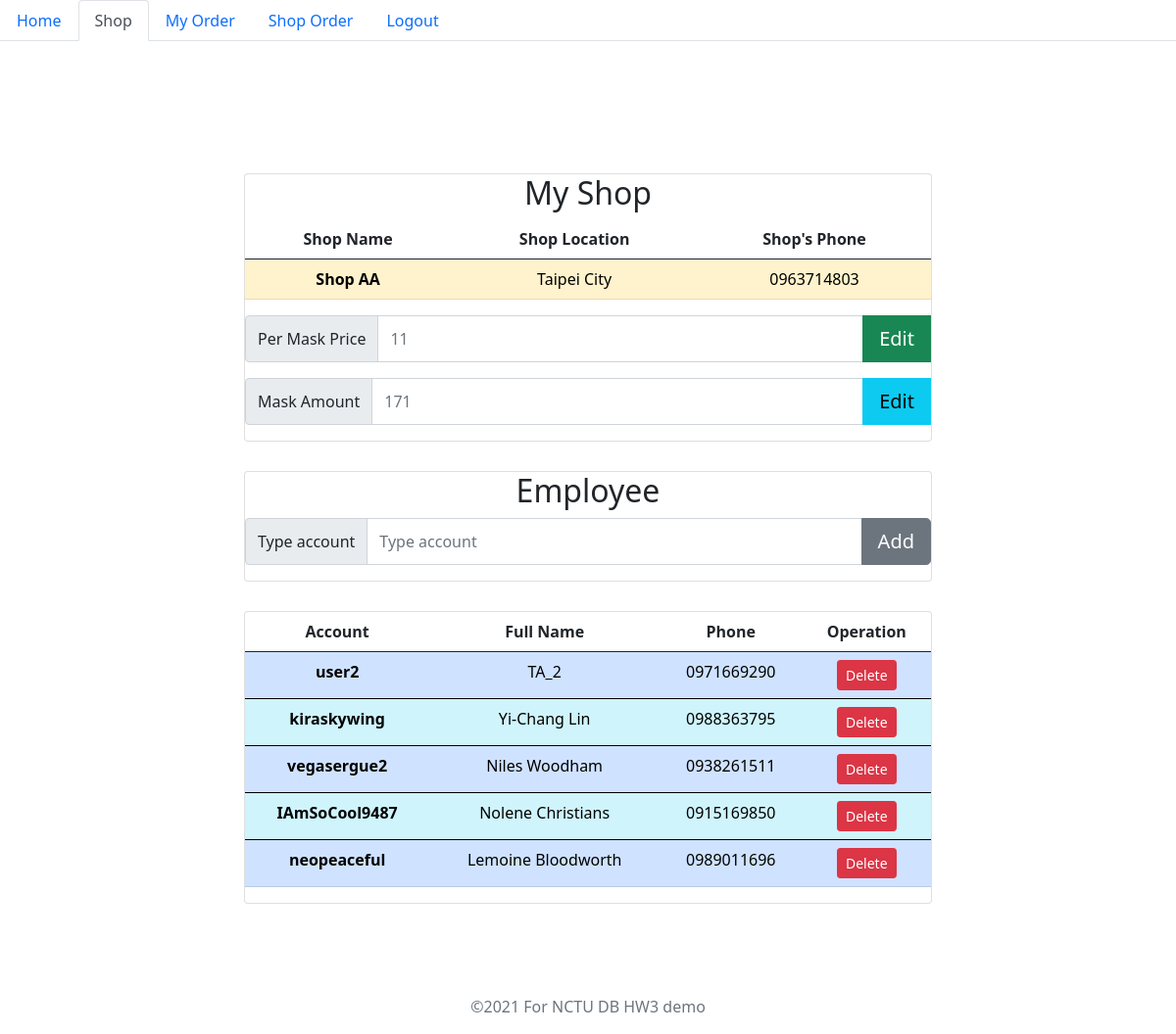
/shop.php (signed in), run on the app's committed database.
### tables this page shows
CREATE TABLE `shops` (
  `shop_id` int(11) NOT NULL,
  `shop_name` varchar(255) NOT NULL,
  `city` varchar(17) NOT NULL,
  `per_mask_price` int(11) NOT NULL,
  `stock_quantity` int(11) NOT NULL,
  `phone_number` char(10) NOT NULL
);

CREATE TABLE `shop_staffs` (
  `staff_id` int(11) NOT NULL,
  `shop_id` int(11) NOT NULL,
  `isMaster` tinyint(1) NOT NULL
);

CREATE TABLE `users` (
  `user_id` int(11) NOT NULL,
  `account` varchar(20) NOT NULL,
  `password` char(64) NOT NULL,
  `salt` char(4) NOT NULL,
  `phone_number` char(10) NOT NULL,
  `full_name` varchar(255) NOT NULL,
  `city` varchar(17) NOT NULL
);

### shop.php (the view, shortened to what this page needs)
<?php
    include "authentication.php";
    include "parameters.php";
?>
<!DOCTYPE html>
<html>
    <head>
        <link href="https://cdn.jsdelivr.net/npm/bootstrap@5.0.0-beta3/dist/css/bootstrap.min.css" rel="stylesheet">
    </head>
    <body class="text-center">
        <ul class="nav nav-tabs" id="myTab" role="tablist">
            <li class="nav-item" role="presentation">
                <button class="nav-link" id="user-tab" data-bs-toggle="tab" type="button"
                        onClick="window.location.replace('userPage.php');">Home
                </button>
            </li>
            <li class="nav-item" role="presentation">
                <button class="nav-link active" id="home-tab" data-bs-toggle="tab" data-bs-target="#home" type="button" role="tab" aria-controls="home" aria-selected="true">Shop</button>
            </li>
            <li class="nav-item" role="presentation">
                <button class="nav-link" id="order-tab" data-bs-toggle="tab" type="button"
                        onClick="window.location.replace('myOrder.php');">My Order
                </button>
            </li>
            <li class="nav-item" role="presentation">
                <button class="nav-link" id="order-tab" data-bs-toggle="tab" type="button"
                        onClick="window.location.replace('shopOrder.php');">Shop Order
                </button>
            </li>
            <li class="nav-item" role="presentation">
                <button class="nav-link" id="logout-tab" data-bs-toggle="tab" type="button"
                        onClick="alert('Logout Success!'); window.location.replace('index.php');">Logout
                </button>
            </li>
        </ul>
        <div class="tab-content" id="myTabContent">
            <div class="tab-pane fade show active" id="home" role="tabpanel" aria-labelledby="home-tab">
                <?php
                    try {
                        $query = $connection->prepare('select * from shop_staffs where isMaster = true and staff_id = ' . $_SESSION['user_id']);
                        $query->execute();
                        if ($query->rowCount() == 0) {
                            echo<<<EOT
                            <main class="form-signin">
                            <div class="shop-list">
                            <form action="registerShop.php" method="post">
                                <img src="./login.png" alt="" height="120" width="108">
                                <h1 class="h3 mb-3 fw-normal">Register Shop</h1>
                                <div class="form-floating">
                                    <input required oninput="checkShopIsRegistered(this.value)" type="text" class="form-control" name="shop_name" id="shop_name" placeholder=" ">
                                    <label for="shop_name">Shop Name</label>
                                    <div id="shop-name-notice" class="place-right"></div>
                                </div>
                            EOT;
                            echo<<<EOT
                                <div class="form-floating">
                                    <div class="select-label">City of Shop Location</div>
                                        <select class="form-select" name="shop_city">
                                EOT;
                            foreach ($cities as $city)
                                echo   "<option value=\"" . $city . "\">" . $city . "</option>";
                            echo<<<EOT
                                        </select>
                                </div>
                            EOT;
                            echo<<<EOT
                                <div class="form-floating">
                                    <input required min="0" oninput="handleChangeMaskPrice(this)" type="number" class="form-control" name="pre_mask_price" id="pre_mask_price" placeholder=" ">
                                    <label for="pre_mask_price">Mask Price</label>
                                    <div id="mask-price-notice" class="place-right"></div>
                                </div>
                                <div class="form-floating">
                                    <input required min="0" oninput="handleChangeMaskAmount(this)" type="number" class="form-control" name="stock_quantity" id="stock_quantity" placeholder=" ">
                                    <label for="stock_quantity">Mask Amount</label>
                                    <div id="mask-amount-notice" class="place-right"></div>
                                </div>
                                <div class="form-floating">
                                    <input required oninput="handleChangeShopsPhoneNumber(this)" type="text" class="form-control" name="shop_phone" id="shop_phone" placeholder=" ">
                                    <label for="shop_phone">Shop's Phone Number</label>
                                    <div id="shops-phone-number-notice" class="place-right"></div>
                                </div>
                                <button id="register-button" class="login-button w-100 btn btn-lg btn-success" type="submit">Register</button>
                                </form>
                                </div>
                            </main>
                            EOT;
                        }
                        else {
                            $shop_id = $query->fetch()['shop_id'];
                            $query = $connection->prepare('select * from shops where shop_id = ' . $shop_id);
                            $query->execute();
                            $row = $query->fetch();
                            $shop_name = $row['shop_name']; $shop_city = $row['city']; $shop_phone = $row['phone_number'];
                            $per_mask_price = $row['per_mask_price']; $stock_quantity = $row['stock_quantity'];
                            echo<<<EOT
                                <main class="form-signin">
                                <div class="card profile">
                                    <h2>My Shop</h2>
                                    <table style="width: 100%" class="table">
                                        <thead>
                                            <tr>
                                                <th scope="col">Shop Name</th>
                                                <th scope="col">Shop Location</th>
                                                <th scope="col">Shop's Phone</th>
                                            </tr>
                                        </thead>
                                        <tbody>
                                            <tr class="table-warning">
                                                <th scope='row'>$shop_name</th>
                                                <td>$shop_city</td>
                                                <td>$shop_phone</td>
                                            </tr>
                                        </tbody>
                                    </table>
                                    <form action="updateShop.php" method="post">
                                        <div class="input-group mb-3">
                                            <span class="input-group-text" id="basic-addon1">Per Mask Price</span>
                                            <input required min="0" oninput="handleEditMaskPrice(this);" type="number" class="form-control" name="per_mask_price" placeholder="$per_mask_price" aria-label="per_mask_price" aria-describedby="basic-addon1">
                                            <input type="hidden" name="shop_id" value="$shop_id">
                                            <button id="edit-mask-price" class="btn btn-lg btn-success" type="submit">Edit</button>
                                        </div>
                                    </form>
                                    <form action="updateShop.php" method="post">
                                        <div class="input-group mb-3">
                                            <span class="input-group-text" id="basic-addon2">Mask Amount</span>
                                            <input required min="0" oninput="handleEditMaskAmount(this)" type="number" class="form-control" name="stock_quantity" placeholder="$stock_quantity" aria-label="stock_quantity" aria-describedby="basic-addon1">
                                            <input type="hidden" name="shop_id" value="$shop_id">
                                            <button id="edit-mask-amount" class="btn btn-lg btn-info" type="submit">Edit</button>
                                        </div>
                                    </form>
                                </div>
                                EOT;
                            $query = $connection->prepare("select A.staff_id, B.account, B.phone_number, B.full_name, B.city
                                                        from shop_staffs A join users B on A.staff_id = B.user_id
                                                        where A.shop_id = " . $shop_id . " and isMaster = false");
                            $query->execute();
                            echo<<<EOT
                                <div class="card profile">
                                    <h2>Employee</h2>
                                    <form action="updateShop.php" method="post">
                                        <div class="input-group mb-3">
                                            <span class="input-group-text" id="basic-addon3">Type account</span>
                                            <input type="text" class="form-control" name="staff_userName" placeholder="Type account" aria-label="stock_quantity" aria-describedby="basic-addon1">
                                            <input type="hidden" name="shop_id" value="$shop_id">
                                            <button class="btn btn-lg btn-secondary" type="submit">Add</button>
                                        </div>
                                    </form>
                                </div>
                                EOT;
                            echo<<<EOT
                                <div class="card profile">
                                    <table style="width: 100%" class="table">
                                        <thead>
                                            <tr>
                                                <th scope="col">Account</th>
                                                <th scope="col">Full Name</th>
                                                <th scope="col">Phone</th>
                                                <th scope="col">Operation</th>
                                            </tr>
                                        </thead>
                                EOT;
                                $i = 0;
                            while ($row = $query->fetch()) {
                                $j = $i + 1;
                                $staff_id = $row[0];
                                $staff_userName = $row[1]; $staff_phone = $row[2];
                                $staff_fullName = $row[3]; $staff_city = $row[4];
                                $className = ($j % 2) == 1 ? 'table-primary' : 'table-info';
                                echo<<<EOT
                                        <tbody>
                                            <tr class="$className">
                                                <th scope='row'>$staff_userName</th>
                                                <td>$staff_fullName</td>
                                                <td>$staff_phone</td>
                                                <td>
                                                    <form action="updateShop.php" method="post">
                                                        <input type="hidden" name="shop_id" value="$shop_id">
                                                        <button class="btn btn-sm btn-danger" type="submit" name="staff_id" value="$staff_id">Delete</button><br>
                                                    </form>
                                                </td>
                                            </tr>
                                        </tbody>
                                    EOT;
                                $i++;
                            }
                            echo<<<EOT
                                    </table>
                                </div>
                                </div>
                            EOT;
                        }
                    }
                    catch(Exception $e) {
                        $msg = $e->getMessage();
                        echo <<<EOT
                            <!DOCTYPE html>
                            <html>
                                <body>
                                    <script>
                                        alert("$msg");
                                        window.location.replace("userPage.php");
                                    </script>
                                </body>
                            </html>
                        EOT;
                    }
                ?>
            </div>
        <p class="mt-5 mb-3 text-muted">©2021 For NCTU DB HW3 demo</p>
    </body>
</html>

### shop.php (style rules this page uses)
.form-signin { width: 100%; padding: 15px; margin: auto; margin-top: 15vh; }
.profile { width: 60%; margin-left: 20%; margin-bottom: 30px; }
.show { display: block; }

### data on the page
shops: shop_name "Shop AA", city "Taipei City", phone_number "0963714803", per_mask_price "11", stock_quantity "171"
shop_staffs: staff.account "user2", staff.full_name "TA_2", staff.phone_number "0971669290"
shop_staffs: staff.account "kiraskywing", staff.full_name "Yi-Chang Lin", staff.phone_number "0988363795"
shop_staffs: staff.account "vegasergue2", staff.full_name "Niles Woodham", staff.phone_number "0938261511"
shop_staffs: staff.account "IAmSoCool9487", staff.full_name "Nolene Christians", staff.phone_number "0915169850"
shop_staffs: staff.account "neopeaceful", staff.full_name "Lemoine Bloodworth", staff.phone_number "0989011696"
